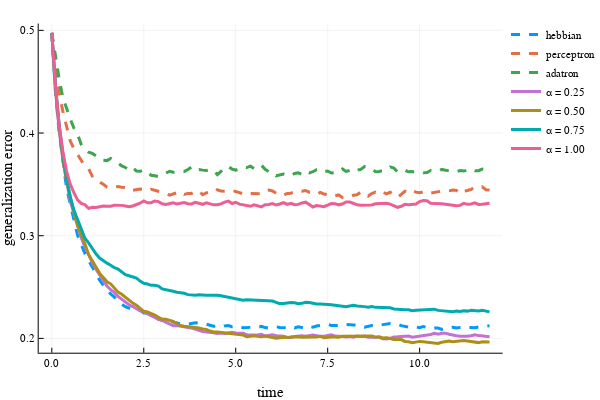

Here is the notebook cell this chart was saved with:
### Code cell
plot(
    learning_rule_results[1][1],
    generalization_error(learning_rule_results[1][2], teacher),
    line=(3, :dash),
    label=learning_rule_names[1],
)
for ((times, weights), names) in zip(
        learning_rule_results[2:3], learning_rule_names[2:3]
    )
    plot!(
        times,
        generalization_error(weights, teacher),
        line=(3, :dash),
        label=names,
    )
end
for ((times, weights), names) in zip(
        learning_rule_results[4:end], learning_rule_names[4:end]
    )
    plot!(
        times,
        generalization_error(weights, teacher),
        line=(3,),
        label=names,
    )
end
xaxis!("time")
yaxis!("generalization error")

### Figure 1 — Plotly figure (JSON) as saved in the notebook; plotly's stock layout.template omitted (floating-point values rounded to 4 significant figures)
{"data": [{"colorbar": {"title": ""}, "hoverinfo": "text", "legendgroup": "hebbian", "line": {"color": "rgba(0, 154, 250, 1.000)", "dash": "dash", "shape": "linear", "width": 3}, "mode": "lines", "name": "hebbian", "showlegend": true, "text": [null, null, null, null, null, null, null, null, null, null, null, null, null, null, null, null, null, null, null, null, null, null, null, null, null, null, null, null, null, null, null, null, null, null, null, null, null, null, null, null, null, null, null, null, null, null, null, null, null, null, null, null, null, null, null, null, null, null, null, null, null, null, null, null, null, null, null, null, null, null, null, null, null, null, null, null, null, null, null, null, null, null, null, null, null, null, null, null, null, null, null, null, null, null, null, null, null, null, null, null, null, null, null, null, null, null, null, null, null, null, null, null, null, null, null, null, null, null, null, null], "type": "scatter", "x": [0, 0.1, 0.2, 0.3, 0.4, 0.5, 0.6, 0.7, 0.8, 0.9, 1.0, 1.1, 1.2, 1.3, 1.4, 1.5, 1.6, 1.7, 1.8, 1.9, 2.0, 2.1, 2.2, 2.3, 2.4, 2.5, 2.6, 2.7, 2.8, 2.9, 3.0, 3.1, 3.2, 3.3, 3.4, 3.5, 3.6, 3.7, 3.8, 3.9, 4.0, 4.1, 4.2, 4.3, 4.4, 4.5, 4.6, 4.7, 4.8, 4.9, 5.0, 5.1, 5.2, 5.3, 5.4, 5.5, 5.6, 5.7, 5.8, 5.9, 6.0, 6.1, 6.2, 6.3, 6.4, 6.5, 6.6, 6.7, 6.8, 6.9, 7.0, 7.1, 7.2, 7.3, 7.4, 7.5, 7.6, 7.7, 7.8, 7.9, 8.0, 8.1, 8.2, 8.3, 8.4, 8.5, 8.6, 8.7, 8.8, 8.9, 9.0, 9.1, 9.2, 9.3, 9.4, 9.5, 9.6, 9.7, 9.8, 9.9, 10.0, 10.1, 10.2, 10.3, 10.4, 10.5, 10.6, 10.7, 10.8, 10.9, 11.0, 11.1, 11.2, 11.3, 11.4, 11.5, 11.6, 11.7, 11.8, 11.9], "xaxis": "x1", "y": [0.4976, 0.4391, 0.4002, 0.3721, 0.3465, 0.331, 0.3154, 0.3004, 0.2915, 0.2826, 0.2759, 0.2695, 0.2634, 0.2566, 0.2518, 0.2475, 0.2432, 0.2403, 0.2354, 0.2332, 0.2308, 0.2294, 0.2279, 0.2268, 0.2277, 0.2248, 0.2246, 0.2235, 0.2217, 0.2192, 0.2172, 0.216, 0.2166, 0.216, 0.2151, 0.2141, 0.2145, 0.2138, 0.2145, 0.2152, 0.2149, 0.2148, 0.2139, 0.2132, 0.2118, 0.2119, 0.2108, 0.2122, 0.2126, 0.2113, 0.2116, 0.2117, 0.2104, 0.2107, 0.2108, 0.2109, 0.2107, 0.2117, 0.2105, 0.21, 0.211, 0.2113, 0.2107, 0.2106, 0.2102, 0.2115, 0.2101, 0.2113, 0.2104, 0.2097, 0.2116, 0.2109, 0.2121, 0.2127, 0.2132, 0.2138, 0.2126, 0.2128, 0.2126, 0.2138, 0.2134, 0.2131, 0.213, 0.2131, 0.2115, 0.2108, 0.2115, 0.2125, 0.212, 0.2131, 0.2134, 0.2141, 0.2146, 0.2144, 0.214, 0.2124, 0.2118, 0.211, 0.2103, 0.2112, 0.2104, 0.2116, 0.2105, 0.2096, 0.2101, 0.2101, 0.2088, 0.2103, 0.2108, 0.2109, 0.2101, 0.2106, 0.2112, 0.2105, 0.2103, 0.2105, 0.2111, 0.2115, 0.2116, 0.2124], "yaxis": "y1", "zmax": 0.1, "zmin": -0.1}, {"colorbar": {"title": ""}, "hoverinfo": "text", "legendgroup": "perceptron", "line": {"color": "rgba(227, 111, 71, 1.000)", "dash": "dash", "shape": "linear", "width": 3}, "mode": "lines", "name": "perceptron", "showlegend": true, "text": [null, null, null, null, null, null, null, null, null, null, null, null, null, null, null, null, null, null, null, null, null, null, null, null, null, null, null, null, null, null, null, null, null, null, null, null, null, null, null, null, null, null, null, null, null, null, null, null, null, null, null, null, null, null, null, null, null, null, null, null, null, null, null, null, null, null, null, null, null, null, null, null, null, null, null, null, null, null, null, null, null, null, null, null, null, null, null, null, null, null, null, null, null, null, null, null, null, null, null, null, null, null, null, null, null, null, null, null, null, null, null, null, null, null, null, null, null, null, null, null], "type": "scatter", "x": [0, 0.1, 0.2, 0.3, 0.4, 0.5, 0.6, 0.7, 0.8, 0.9, 1.0, 1.1, 1.2, 1.3, 1.4, 1.5, 1.6, 1.7, 1.8, 1.9, 2.0, 2.1, 2.2, 2.3, 2.4, 2.5, 2.6, 2.7, 2.8, 2.9, 3.0, 3.1, 3.2, 3.3, 3.4, 3.5, 3.6, 3.7, 3.8, 3.9, 4.0, 4.1, 4.2, 4.3, 4.4, 4.5, 4.6, 4.7, 4.8, 4.9, 5.0, 5.1, 5.2, 5.3, 5.4, 5.5, 5.6, 5.7, 5.8, 5.9, 6.0, 6.1, 6.2, 6.3, 6.4, 6.5, 6.6, 6.7, 6.8, 6.9, 7.0, 7.1, 7.2, 7.3, 7.4, 7.5, 7.6, 7.7, 7.8, 7.9, 8.0, 8.1, 8.2, 8.3, 8.4, 8.5, 8.6, 8.7, 8.8, 8.9, 9.0, 9.1, 9.2, 9.3, 9.4, 9.5, 9.6, 9.7, 9.8, 9.9, 10.0, 10.1, 10.2, 10.3, 10.4, 10.5, 10.6, 10.7, 10.8, 10.9, 11.0, 11.1, 11.2, 11.3, 11.4, 11.5, 11.6, 11.7, 11.8, 11.9], "xaxis": "x1", "y": [0.4976, 0.4654, 0.4393, 0.4211, 0.4057, 0.3923, 0.3847, 0.3791, 0.373, 0.3677, 0.3651, 0.3579, 0.3535, 0.3524, 0.35, 0.3473, 0.3464, 0.3475, 0.348, 0.3472, 0.3467, 0.3468, 0.3441, 0.3447, 0.3455, 0.3451, 0.3438, 0.3451, 0.3442, 0.3433, 0.343, 0.3412, 0.3395, 0.3404, 0.3415, 0.343, 0.3403, 0.3412, 0.3412, 0.3432, 0.3437, 0.3399, 0.3417, 0.3426, 0.3419, 0.3447, 0.3434, 0.3431, 0.3434, 0.3441, 0.343, 0.3418, 0.3402, 0.3397, 0.3411, 0.341, 0.3409, 0.3409, 0.3431, 0.3444, 0.3436, 0.3414, 0.3415, 0.3393, 0.3411, 0.3414, 0.3429, 0.3439, 0.3434, 0.344, 0.3424, 0.3422, 0.3404, 0.3422, 0.3406, 0.3399, 0.3382, 0.3387, 0.3397, 0.3373, 0.3375, 0.3375, 0.3394, 0.3399, 0.3426, 0.3414, 0.3386, 0.3411, 0.3424, 0.3406, 0.3425, 0.3407, 0.3423, 0.3403, 0.3374, 0.3402, 0.3433, 0.342, 0.3443, 0.3424, 0.3418, 0.3427, 0.341, 0.3414, 0.3423, 0.3433, 0.3435, 0.344, 0.3437, 0.3444, 0.3442, 0.3408, 0.3432, 0.3441, 0.3451, 0.3476, 0.3472, 0.3477, 0.3448, 0.3446], "yaxis": "y1", "zmax": 0.1, "zmin": -0.1}, {"colorbar": {"title": ""}, "hoverinfo": "text", "legendgroup": "adatron", "line": {"color": "rgba(62, 164, 78, 1.000)", "dash": "dash", "shape": "linear", "width": 3}, "mode": "lines", "name": "adatron", "showlegend": true, "text": [null, null, null, null, null, null, null, null, null, null, null, null, null, null, null, null, null, null, null, null, null, null, null, null, null, null, null, null, null, null, null, null, null, null, null, null, null, null, null, null, null, null, null, null, null, null, null, null, null, null, null, null, null, null, null, null, null, null, null, null, null, null, null, null, null, null, null, null, null, null, null, null, null, null, null, null, null, null, null, null, null, null, null, null, null, null, null, null, null, null, null, null, null, null, null, null, null, null, null, null, null, null, null, null, null, null, null, null, null, null, null, null, null, null, null, null, null, null, null, null], "type": "scatter", "x": [0, 0.1, 0.2, 0.3, 0.4, 0.5, 0.6, 0.7, 0.8, 0.9, 1.0, 1.1, 1.2, 1.3, 1.4, 1.5, 1.6, 1.7, 1.8, 1.9, 2.0, 2.1, 2.2, 2.3, 2.4, 2.5, 2.6, 2.7, 2.8, 2.9, 3.0, 3.1, 3.2, 3.3, 3.4, 3.5, 3.6, 3.7, 3.8, 3.9, 4.0, 4.1, 4.2, 4.3, 4.4, 4.5, 4.6, 4.7, 4.8, 4.9, 5.0, 5.1, 5.2, 5.3, 5.4, 5.5, 5.6, 5.7, 5.8, 5.9, 6.0, 6.1, 6.2, 6.3, 6.4, 6.5, 6.6, 6.7, 6.8, 6.9, 7.0, 7.1, 7.2, 7.3, 7.4, 7.5, 7.6, 7.7, 7.8, 7.9, 8.0, 8.1, 8.2, 8.3, 8.4, 8.5, 8.6, 8.7, 8.8, 8.9, 9.0, 9.1, 9.2, 9.3, 9.4, 9.5, 9.6, 9.7, 9.8, 9.9, 10.0, 10.1, 10.2, 10.3, 10.4, 10.5, 10.6, 10.7, 10.8, 10.9, 11.0, 11.1, 11.2, 11.3, 11.4, 11.5, 11.6, 11.7, 11.8, 11.9], "xaxis": "x1", "y": [0.4976, 0.4734, 0.4525, 0.4345, 0.4235, 0.4138, 0.4047, 0.3987, 0.3889, 0.3844, 0.3813, 0.3801, 0.3779, 0.3768, 0.3736, 0.3732, 0.3753, 0.3727, 0.3702, 0.368, 0.3664, 0.3641, 0.3665, 0.3629, 0.3627, 0.364, 0.3622, 0.3588, 0.3583, 0.3575, 0.3593, 0.3612, 0.3627, 0.3617, 0.3619, 0.3623, 0.3624, 0.3645, 0.3669, 0.3638, 0.3645, 0.3639, 0.3634, 0.3641, 0.3639, 0.3596, 0.3627, 0.3669, 0.3673, 0.3649, 0.3639, 0.3651, 0.3668, 0.3664, 0.3677, 0.3653, 0.3679, 0.3686, 0.3647, 0.3625, 0.3624, 0.3584, 0.3595, 0.36, 0.3589, 0.3584, 0.3606, 0.3613, 0.3598, 0.3628, 0.3612, 0.3623, 0.3644, 0.3644, 0.3622, 0.363, 0.361, 0.3616, 0.3619, 0.365, 0.3627, 0.3635, 0.3617, 0.3638, 0.3646, 0.3673, 0.3669, 0.3655, 0.3622, 0.3626, 0.363, 0.3641, 0.367, 0.3659, 0.3621, 0.3621, 0.3638, 0.3623, 0.3624, 0.3615, 0.362, 0.3612, 0.3615, 0.3635, 0.3628, 0.3627, 0.3646, 0.3636, 0.3632, 0.3623, 0.3623, 0.3636, 0.363, 0.3643, 0.3651, 0.3632, 0.3633, 0.365, 0.3644, 0.3621], "yaxis": "y1", "zmax": 0.1, "zmin": -0.1}, {"colorbar": {"title": ""}, "hoverinfo": "text", "legendgroup": "α = 0.25", "line": {"color": "rgba(195, 113, 210, 1.000)", "dash": "solid", "shape": "linear", "width": 3}, "mode": "lines", "name": "α = 0.25", "showlegend": true, "text": [null, null, null, null, null, null, null, null, null, null, null, null, null, null, null, null, null, null, null, null, null, null, null, null, null, null, null, null, null, null, null, null, null, null, null, null, null, null, null, null, null, null, null, null, null, null, null, null, null, null, null, null, null, null, null, null, null, null, null, null, null, null, null, null, null, null, null, null, null, null, null, null, null, null, null, null, null, null, null, null, null, null, null, null, null, null, null, null, null, null, null, null, null, null, null, null, null, null, null, null, null, null, null, null, null, null, null, null, null, null, null, null, null, null, null, null, null, null, null, null], "type": "scatter", "x": [0, 0.1, 0.2, 0.3, 0.4, 0.5, 0.6, 0.7, 0.8, 0.9, 1.0, 1.1, 1.2, 1.3, 1.4, 1.5, 1.6, 1.7, 1.8, 1.9, 2.0, 2.1, 2.2, 2.3, 2.4, 2.5, 2.6, 2.7, 2.8, 2.9, 3.0, 3.1, 3.2, 3.3, 3.4, 3.5, 3.6, 3.7, 3.8, 3.9, 4.0, 4.1, 4.2, 4.3, 4.4, 4.5, 4.6, 4.7, 4.8, 4.9, 5.0, 5.1, 5.2, 5.3, 5.4, 5.5, 5.6, 5.7, 5.8, 5.9, 6.0, 6.1, 6.2, 6.3, 6.4, 6.5, 6.6, 6.7, 6.8, 6.9, 7.0, 7.1, 7.2, 7.3, 7.4, 7.5, 7.6, 7.7, 7.8, 7.9, 8.0, 8.1, 8.2, 8.3, 8.4, 8.5, 8.6, 8.7, 8.8, 8.9, 9.0, 9.1, 9.2, 9.3, 9.4, 9.5, 9.6, 9.7, 9.8, 9.9, 10.0, 10.1, 10.2, 10.3, 10.4, 10.5, 10.6, 10.7, 10.8, 10.9, 11.0, 11.1, 11.2, 11.3, 11.4, 11.5, 11.6, 11.7, 11.8, 11.9], "xaxis": "x1", "y": [0.4976, 0.4417, 0.403, 0.3742, 0.3534, 0.3339, 0.322, 0.3098, 0.298, 0.2892, 0.2807, 0.2737, 0.2674, 0.2623, 0.2564, 0.2511, 0.2474, 0.2448, 0.2409, 0.2379, 0.2347, 0.2327, 0.231, 0.2292, 0.2267, 0.2258, 0.2243, 0.2222, 0.2204, 0.2184, 0.2175, 0.2159, 0.2145, 0.2124, 0.2126, 0.2117, 0.2114, 0.2106, 0.2101, 0.2092, 0.2079, 0.2066, 0.2063, 0.2065, 0.2055, 0.2049, 0.2053, 0.2048, 0.2053, 0.2059, 0.2053, 0.2051, 0.205, 0.2036, 0.2032, 0.2034, 0.2033, 0.2039, 0.2023, 0.2028, 0.2036, 0.2025, 0.2025, 0.2022, 0.2009, 0.2009, 0.2018, 0.2023, 0.2026, 0.2022, 0.2029, 0.2033, 0.2026, 0.202, 0.2021, 0.2025, 0.2036, 0.2022, 0.2022, 0.2017, 0.2013, 0.2018, 0.2011, 0.2024, 0.2019, 0.2023, 0.2011, 0.2011, 0.2015, 0.201, 0.1996, 0.1994, 0.2001, 0.2014, 0.2015, 0.2017, 0.2015, 0.2023, 0.2012, 0.2018, 0.2024, 0.2024, 0.2031, 0.2038, 0.2049, 0.2041, 0.205, 0.2051, 0.2041, 0.203, 0.2026, 0.2021, 0.202, 0.2021, 0.2027, 0.2036, 0.2027, 0.2024, 0.2016, 0.2016], "yaxis": "y1", "zmax": 0.1, "zmin": -0.1}, {"colorbar": {"title": ""}, "hoverinfo": "text", "legendgroup": "α = 0.50", "line": {"color": "rgba(172, 142, 24, 1.000)", "dash": "solid", "shape": "linear", "width": 3}, "mode": "lines", "name": "α = 0.50", "showlegend": true, "text": [null, null, null, null, null, null, null, null, null, null, null, null, null, null, null, null, null, null, null, null, null, null, null, null, null, null, null, null, null, null, null, null, null, null, null, null, null, null, null, null, null, null, null, null, null, null, null, null, null, null, null, null, null, null, null, null, null, null, null, null, null, null, null, null, null, null, null, null, null, null, null, null, null, null, null, null, null, null, null, null, null, null, null, null, null, null, null, null, null, null, null, null, null, null, null, null, null, null, null, null, null, null, null, null, null, null, null, null, null, null, null, null, null, null, null, null, null, null, null, null], "type": "scatter", "x": [0, 0.1, 0.2, 0.3, 0.4, 0.5, 0.6, 0.7, 0.8, 0.9, 1.0, 1.1, 1.2, 1.3, 1.4, 1.5, 1.6, 1.7, 1.8, 1.9, 2.0, 2.1, 2.2, 2.3, 2.4, 2.5, 2.6, 2.7, 2.8, 2.9, 3.0, 3.1, 3.2, 3.3, 3.4, 3.5, 3.6, 3.7, 3.8, 3.9, 4.0, 4.1, 4.2, 4.3, 4.4, 4.5, 4.6, 4.7, 4.8, 4.9, 5.0, 5.1, 5.2, 5.3, 5.4, 5.5, 5.6, 5.7, 5.8, 5.9, 6.0, 6.1, 6.2, 6.3, 6.4, 6.5, 6.6, 6.7, 6.8, 6.9, 7.0, 7.1, 7.2, 7.3, 7.4, 7.5, 7.6, 7.7, 7.8, 7.9, 8.0, 8.1, 8.2, 8.3, 8.4, 8.5, 8.6, 8.7, 8.8, 8.9, 9.0, 9.1, 9.2, 9.3, 9.4, 9.5, 9.6, 9.7, 9.8, 9.9, 10.0, 10.1, 10.2, 10.3, 10.4, 10.5, 10.6, 10.7, 10.8, 10.9, 11.0, 11.1, 11.2, 11.3, 11.4, 11.5, 11.6, 11.7, 11.8, 11.9], "xaxis": "x1", "y": [0.4976, 0.4434, 0.4049, 0.3752, 0.3536, 0.3367, 0.3229, 0.3097, 0.301, 0.2921, 0.2818, 0.2756, 0.2694, 0.2633, 0.2592, 0.2552, 0.2532, 0.249, 0.245, 0.243, 0.2405, 0.2373, 0.2344, 0.2323, 0.2293, 0.2264, 0.2257, 0.2246, 0.2228, 0.2205, 0.2188, 0.2186, 0.2176, 0.2166, 0.2141, 0.2125, 0.2118, 0.2114, 0.211, 0.2102, 0.2102, 0.2091, 0.2087, 0.2071, 0.2063, 0.2062, 0.2058, 0.2052, 0.2048, 0.2039, 0.2036, 0.2036, 0.2032, 0.2018, 0.2021, 0.2026, 0.202, 0.2016, 0.2023, 0.2015, 0.2013, 0.2003, 0.2007, 0.2006, 0.201, 0.2015, 0.2019, 0.2016, 0.2012, 0.201, 0.2011, 0.2013, 0.2013, 0.202, 0.2007, 0.2014, 0.2013, 0.2014, 0.2012, 0.2021, 0.2021, 0.2025, 0.2022, 0.2023, 0.2024, 0.2027, 0.2025, 0.2023, 0.2012, 0.2016, 0.2004, 0.2007, 0.1999, 0.199, 0.199, 0.1988, 0.1971, 0.1968, 0.1957, 0.1964, 0.1971, 0.1967, 0.1963, 0.1957, 0.1956, 0.1951, 0.1963, 0.1971, 0.1974, 0.1968, 0.1973, 0.1979, 0.198, 0.1975, 0.1968, 0.1961, 0.1959, 0.1967, 0.1968, 0.1965], "yaxis": "y1", "zmax": 0.1, "zmin": -0.1}, {"colorbar": {"title": ""}, "hoverinfo": "text", "legendgroup": "α = 0.75", "line": {"color": "rgba(0, 170, 174, 1.000)", "dash": "solid", "shape": "linear", "width": 3}, "mode": "lines", "name": "α = 0.75", "showlegend": true, "text": [null, null, null, null, null, null, null, null, null, null, null, null, null, null, null, null, null, null, null, null, null, null, null, null, null, null, null, null, null, null, null, null, null, null, null, null, null, null, null, null, null, null, null, null, null, null, null, null, null, null, null, null, null, null, null, null, null, null, null, null, null, null, null, null, null, null, null, null, null, null, null, null, null, null, null, null, null, null, null, null, null, null, null, null, null, null, null, null, null, null, null, null, null, null, null, null, null, null, null, null, null, null, null, null, null, null, null, null, null, null, null, null, null, null, null, null, null, null, null, null], "type": "scatter", "x": [0, 0.1, 0.2, 0.3, 0.4, 0.5, 0.6, 0.7, 0.8, 0.9, 1.0, 1.1, 1.2, 1.3, 1.4, 1.5, 1.6, 1.7, 1.8, 1.9, 2.0, 2.1, 2.2, 2.3, 2.4, 2.5, 2.6, 2.7, 2.8, 2.9, 3.0, 3.1, 3.2, 3.3, 3.4, 3.5, 3.6, 3.7, 3.8, 3.9, 4.0, 4.1, 4.2, 4.3, 4.4, 4.5, 4.6, 4.7, 4.8, 4.9, 5.0, 5.1, 5.2, 5.3, 5.4, 5.5, 5.6, 5.7, 5.8, 5.9, 6.0, 6.1, 6.2, 6.3, 6.4, 6.5, 6.6, 6.7, 6.8, 6.9, 7.0, 7.1, 7.2, 7.3, 7.4, 7.5, 7.6, 7.7, 7.8, 7.9, 8.0, 8.1, 8.2, 8.3, 8.4, 8.5, 8.6, 8.7, 8.8, 8.9, 9.0, 9.1, 9.2, 9.3, 9.4, 9.5, 9.6, 9.7, 9.8, 9.9, 10.0, 10.1, 10.2, 10.3, 10.4, 10.5, 10.6, 10.7, 10.8, 10.9, 11.0, 11.1, 11.2, 11.3, 11.4, 11.5, 11.6, 11.7, 11.8, 11.9], "xaxis": "x1", "y": [0.4976, 0.4454, 0.4079, 0.3789, 0.3565, 0.3376, 0.325, 0.3158, 0.306, 0.2976, 0.293, 0.2875, 0.2824, 0.2782, 0.2754, 0.2733, 0.2713, 0.2689, 0.2675, 0.2644, 0.2621, 0.2611, 0.2602, 0.2587, 0.2558, 0.2537, 0.253, 0.2517, 0.2517, 0.2509, 0.2481, 0.2475, 0.2471, 0.2459, 0.245, 0.2446, 0.2439, 0.2426, 0.2424, 0.2419, 0.2425, 0.2426, 0.2421, 0.242, 0.2422, 0.2421, 0.2416, 0.2408, 0.2401, 0.2398, 0.239, 0.2375, 0.2373, 0.2377, 0.2374, 0.2373, 0.2374, 0.2373, 0.2369, 0.2363, 0.2363, 0.235, 0.2339, 0.234, 0.2344, 0.235, 0.2346, 0.2338, 0.2341, 0.2352, 0.2349, 0.2339, 0.2335, 0.2335, 0.2335, 0.2329, 0.2328, 0.2322, 0.2317, 0.231, 0.2309, 0.2315, 0.2321, 0.2315, 0.2316, 0.2309, 0.2303, 0.231, 0.2302, 0.23, 0.23, 0.2293, 0.2297, 0.2287, 0.2284, 0.2276, 0.2278, 0.2279, 0.2269, 0.2274, 0.2276, 0.228, 0.2278, 0.2281, 0.2285, 0.2273, 0.2269, 0.2266, 0.2264, 0.226, 0.2267, 0.2262, 0.2269, 0.2266, 0.2274, 0.2272, 0.2266, 0.2274, 0.2268, 0.2258], "yaxis": "y1", "zmax": 0.1, "zmin": -0.1}, {"colorbar": {"title": ""}, "hoverinfo": "text", "legendgroup": "α = 1.00", "line": {"color": "rgba(237, 94, 147, 1.000)", "dash": "solid", "shape": "linear", "width": 3}, "mode": "lines", "name": "α = 1.00", "showlegend": true, "text": [null, null, null, null, null, null, null, null, null, null, null, null, null, null, null, null, null, null, null, null, null, null, null, null, null, null, null, null, null, null, null, null, null, null, null, null, null, null, null, null, null, null, null, null, null, null, null, null, null, null, null, null, null, null, null, null, null, null, null, null, null, null, null, null, null, null, null, null, null, null, null, null, null, null, null, null, null, null, null, null, null, null, null, null, null, null, null, null, null, null, null, null, null, null, null, null, null, null, null, null, null, null, null, null, null, null, null, null, null, null, null, null, null, null, null, null, null, null, null, null], "type": "scatter", "x": [0, 0.1, 0.2, 0.3, 0.4, 0.5, 0.6, 0.7, 0.8, 0.9, 1.0, 1.1, 1.2, 1.3, 1.4, 1.5, 1.6, 1.7, 1.8, 1.9, 2.0, 2.1, 2.2, 2.3, 2.4, 2.5, 2.6, 2.7, 2.8, 2.9, 3.0, 3.1, 3.2, 3.3, 3.4, 3.5, 3.6, 3.7, 3.8, 3.9, 4.0, 4.1, 4.2, 4.3, 4.4, 4.5, 4.6, 4.7, 4.8, 4.9, 5.0, 5.1, 5.2, 5.3, 5.4, 5.5, 5.6, 5.7, 5.8, 5.9, 6.0, 6.1, 6.2, 6.3, 6.4, 6.5, 6.6, 6.7, 6.8, 6.9, 7.0, 7.1, 7.2, 7.3, 7.4, 7.5, 7.6, 7.7, 7.8, 7.9, 8.0, 8.1, 8.2, 8.3, 8.4, 8.5, 8.6, 8.7, 8.8, 8.9, 9.0, 9.1, 9.2, 9.3, 9.4, 9.5, 9.6, 9.7, 9.8, 9.9, 10.0, 10.1, 10.2, 10.3, 10.4, 10.5, 10.6, 10.7, 10.8, 10.9, 11.0, 11.1, 11.2, 11.3, 11.4, 11.5, 11.6, 11.7, 11.8, 11.9], "xaxis": "x1", "y": [0.4976, 0.4456, 0.4074, 0.3821, 0.363, 0.3503, 0.342, 0.3348, 0.3315, 0.3302, 0.3266, 0.3277, 0.3275, 0.3279, 0.329, 0.3286, 0.3287, 0.3297, 0.3299, 0.3295, 0.329, 0.3282, 0.3289, 0.3301, 0.3317, 0.3339, 0.332, 0.3321, 0.3339, 0.3332, 0.3311, 0.3303, 0.3311, 0.332, 0.3309, 0.3313, 0.3323, 0.3311, 0.3309, 0.3325, 0.3312, 0.3306, 0.3321, 0.3312, 0.3301, 0.3303, 0.331, 0.3327, 0.3337, 0.3314, 0.3326, 0.3308, 0.3301, 0.3298, 0.3286, 0.3301, 0.3287, 0.3281, 0.3302, 0.3304, 0.3313, 0.3299, 0.3309, 0.3323, 0.3305, 0.3316, 0.3302, 0.3305, 0.332, 0.3326, 0.3304, 0.328, 0.3293, 0.3289, 0.3283, 0.3299, 0.3313, 0.3311, 0.3301, 0.3309, 0.3329, 0.3328, 0.3313, 0.3302, 0.3298, 0.3296, 0.3297, 0.3299, 0.3311, 0.3315, 0.3314, 0.3316, 0.3308, 0.329, 0.3277, 0.3286, 0.3305, 0.3301, 0.3306, 0.3308, 0.3333, 0.3342, 0.3341, 0.3316, 0.3313, 0.3313, 0.3312, 0.3307, 0.33, 0.3298, 0.3293, 0.3295, 0.3315, 0.3306, 0.3309, 0.332, 0.3305, 0.3307, 0.3314, 0.3316], "yaxis": "y1", "zmax": 0.1, "zmin": -0.1}], "layout": {"annotations": [], "height": 400, "legend": {"bgcolor": "rgba(255, 255, 255, 1.000)", "bordercolor": "rgba(0, 0, 0, 1.000)", "font": {"color": "rgba(0, 0, 0, 1.000)", "family": "sans-serif", "size": 11}, "tracegroupgap": 0, "x": 1, "y": 1}, "margin": {"b": 20, "l": 0, "r": 0, "t": 20}, "paper_bgcolor": "rgba(255, 255, 255, 1.000)", "plot_bgcolor": "rgba(255, 255, 255, 1.000)", "showlegend": true, "width": 600, "xaxis": {"anchor": "y1", "domain": [0.07647, 0.9934], "gridcolor": "rgba(0, 0, 0, 0.100)", "gridwidth": 0.5, "linecolor": "rgba(0, 0, 0, 1.000)", "mirror": false, "range": [-0.357, 12.26], "showgrid": true, "showline": true, "showticklabels": true, "tickangle": 0, "tickcolor": "rgb(0, 0, 0)", "tickfont": {"color": "rgba(0, 0, 0, 1.000)", "family": "sans-serif", "size": 11}, "tickmode": "array", "ticks": "inside", "ticktext": ["0.0", "2.5", "5.0", "7.5", "10.0"], "tickvals": [0, 2.5, 5, 7.5, 10], "title": "time", "titlefont": {"color": "rgba(0, 0, 0, 1.000)", "family": "sans-serif", "size": 15}, "type": "-", "visible": true, "zeroline": false, "zerolinecolor": "rgba(0, 0, 0, 1.000)"}, "yaxis": {"anchor": "x1", "domain": [0.07581, 0.9902], "gridcolor": "rgba(0, 0, 0, 0.100)", "gridwidth": 0.5, "linecolor": "rgba(0, 0, 0, 1.000)", "mirror": false, "range": [0.1861, 0.5066], "showgrid": true, "showline": true, "showticklabels": true, "tickangle": 0, "tickcolor": "rgb(0, 0, 0)", "tickfont": {"color": "rgba(0, 0, 0, 1.000)", "family": "sans-serif", "size": 11}, "tickmode": "array", "ticks": "inside", "ticktext": ["0.2", "0.3", "0.4", "0.5"], "tickvals": [0.2, 0.3, 0.4, 0.5], "title": "generalization error", "titlefont": {"color": "rgba(0, 0, 0, 1.000)", "family": "sans-serif", "size": 15}, "type": "-", "visible": true, "zeroline": false, "zerolinecolor": "rgba(0, 0, 0, 1.000)"}}}
